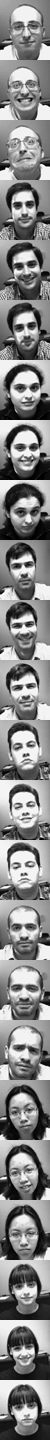
%> input picture Labs/Lab 6/mfiles/faces.bmp, 50 x 1440 px
$ octave loadimg.m   (GNU Octave 9; MATLAB toolbox functions it lacks are replaced by stand-ins)
%> lines starting %> are read from the running program, lines starting %| are printed output that depends on the picture
global w h

h=60;

x=imread('faces.bmp');
%> x is the input picture: size 1440x50 uint8; min 0, max 253, mean 134.9

[nr,w]=size(x);
%> nr = 1440; w = 50
ni=nr/h;
%> ni = 24

y=[];

for i=1:ni
    xi=x(1+h*(i-1):h+h*(i-1),:);
    vi=reshape(xi,h*w,1);
    y(:,i)=vi;
end
%> this loop made 24 passes
%> pass 1, `xi=x(1+h*(i-1):h+h*(i-1),:);`:
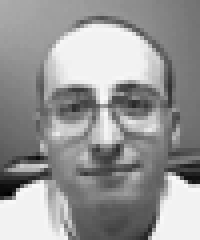
%> xi: size 60x50 uint8 (shown 4 times larger); min 0, max 250, mean 151.2
%> pass 2, `xi=x(1+h*(i-1):h+h*(i-1),:);`:
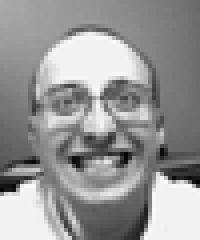
%> xi: size 60x50 uint8 (shown 4 times larger); min 2, max 250, mean 150.7
%> pass 3, `xi=x(1+h*(i-1):h+h*(i-1),:);`:
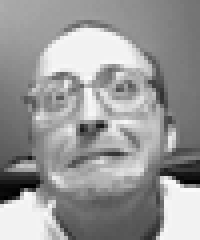
%> xi: size 60x50 uint8 (shown 4 times larger); min 0, max 252, mean 152.5
